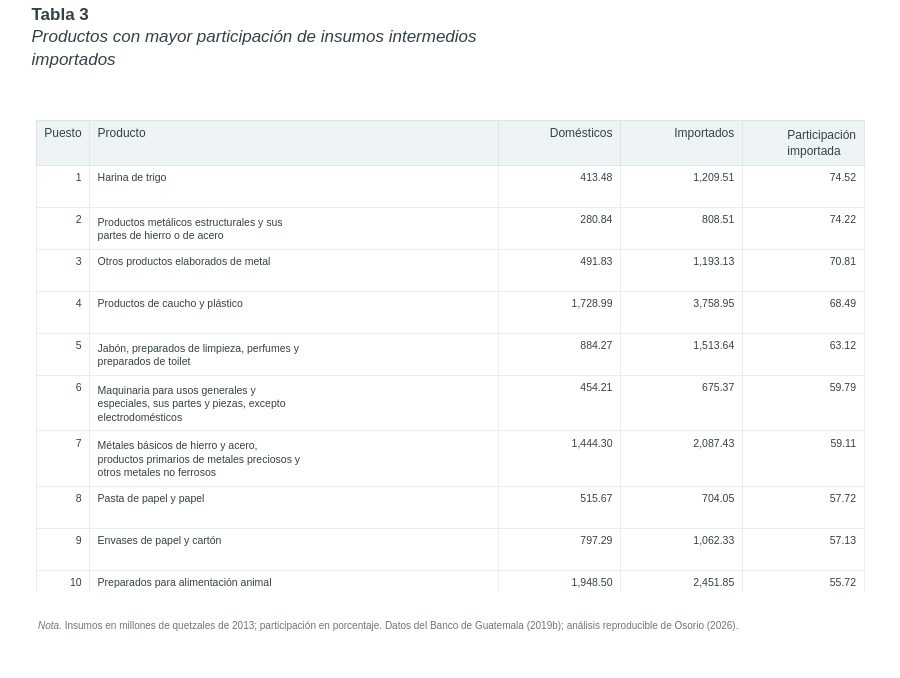

The notebook cell saved with this chart:
### Code cell
#@title { display-mode: "form" }
umbral = estructura.loc[estructura["total"] > 0, "total"].median()
dependencia = (
    estructura.loc[estructura["total"] >= umbral]
    .nlargest(10, "participacion_importada")
    .sort_values(["participacion_importada", "producto"], ascending=[False, True], kind="mergesort")
)
mostrar_tabla_productos(
    dependencia,
    ["domestico", "importado", "participacion_importada"],
    ["Domésticos", "Importados", "Participación importada"],
    [2, 2, 2],
    "Tabla 3. Productos con mayor participación de insumos intermedios importados",
    "Insumos en millones de quetzales de 2013; participación en porcentaje.",
    10,
)

### Figure 1 — Plotly figure (JSON) as saved in the notebook; plotly's stock layout.template omitted (floating-point values rounded to 4 significant figures)
{"data": [{"cells": {"align": ["right", "left", "right", "right", "right"], "fill": {"color": "white"}, "font": {"color": "#334148", "size": 10.5}, "height": 42, "line": {"color": "#e8edef"}, "values": [[1, 2, 3, 4, 5, 6, 7, 8, 9, 10], ["Harina de trigo", "Productos metálicos estructurales y sus<br>partes de hierro o de acero", "Otros productos elaborados de metal", "Productos de caucho y plástico", "Jabón, preparados de limpieza, perfumes y<br>preparados de toilet", "Maquinaria para usos generales y<br>especiales, sus partes y piezas, excepto<br>electrodomésticos", "Métales básicos de hierro y acero,<br>productos primarios de metales preciosos y<br>otros metales no ferrosos", "Pasta de papel y papel", "Envases de papel y cartón", "Preparados para alimentación animal"], ["413.48", "280.84", "491.83", "1,728.99", "884.27", "454.21", "1,444.30", "515.67", "797.29", "1,948.50"], ["1,209.51", "808.51", "1,193.13", "3,758.95", "1,513.64", "675.37", "2,087.43", "704.05", "1,062.33", "2,451.85"], ["74.52", "74.22", "70.81", "68.49", "63.12", "59.79", "59.11", "57.72", "57.13", "55.72"]]}, "columnwidth": [0.55, 4.2, 1.25, 1.25, 1.25], "header": {"align": ["right", "left", "right", "right", "right"], "fill": {"color": "#eef4f5"}, "font": {"color": "#334148", "size": 12}, "height": 44, "line": {"color": "#dfe6e9"}, "values": ["Puesto", "Producto", "Domésticos", "Importados", "Participación<br>importada"]}, "type": "table"}], "layout": {"annotations": [{"align": "left", "font": {"color": "#69767d", "size": 10}, "showarrow": false, "text": "<i>Nota.</i> Insumos en millones de quetzales de 2013; participación en porcentaje. Datos del Banco de Guatemala (2019b); análisis reproducible de Osorio (2026).", "x": 0, "xanchor": "left", "xref": "paper", "xshift": 0, "y": -0.055, "yanchor": "top", "yref": "paper"}], "autosize": false, "font": {"color": "#334148", "family": "Arial, sans-serif", "size": 12}, "height": 678, "hoverlabel": {"bgcolor": "white", "font": {"family": "Arial", "size": 12}}, "margin": {"b": 86, "l": 36, "r": 36, "t": 120}, "paper_bgcolor": "white", "plot_bgcolor": "white", "title": {"automargin": false, "font": {"size": 17}, "pad": {"b": 8}, "text": "<b>Tabla 3</b><br><i>Productos con mayor participación de insumos intermedios<br>importados</i>", "x": 0.035, "xanchor": "left", "xref": "container", "y": 0.97, "yanchor": "top", "yref": "container"}, "width": 900}}
